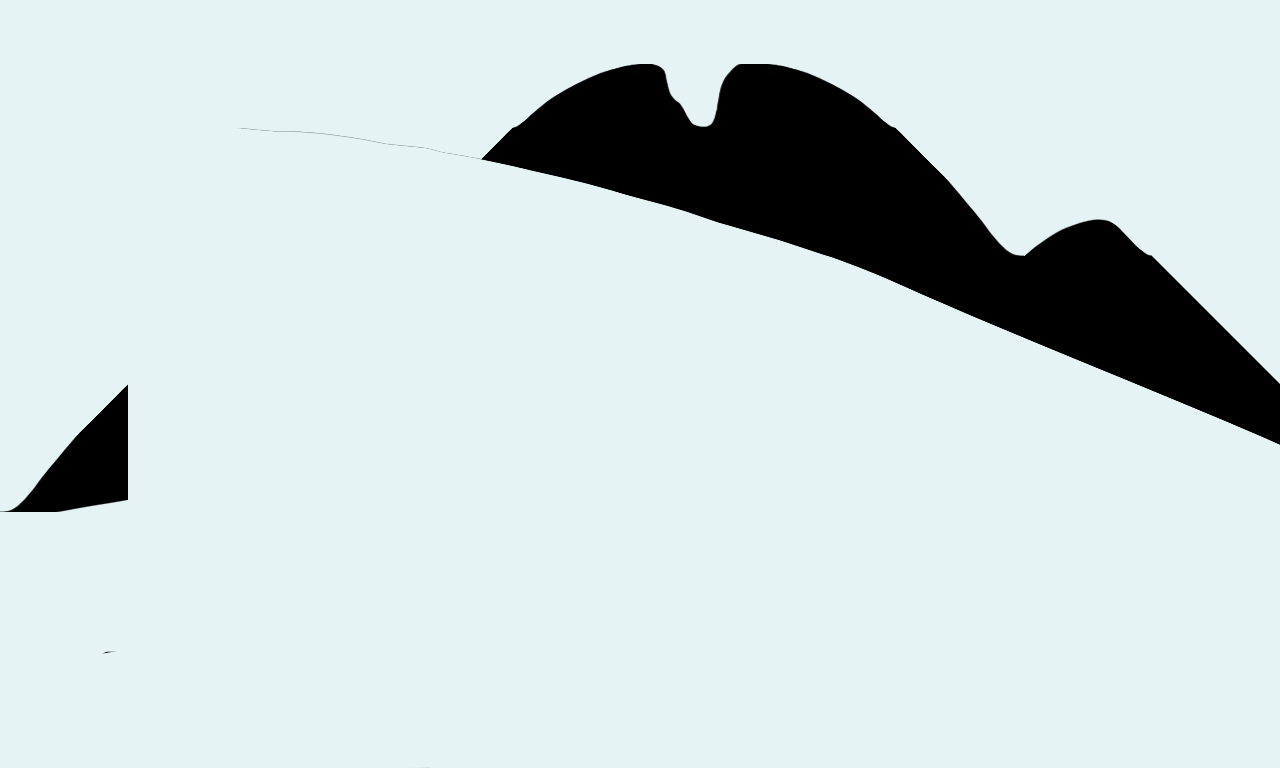

Rendered tile map (Tiled .tmx) drawn with the repository's tilesets; below, a short description and the full map source, tile grids included:
An orthogonal 10x6 tile map with 128x128 px tiles, 1 tile layer (Tile Layer 1), 2 tilesets.

<map version="1.0" tiledversion="1.1.6" orientation="orthogonal" renderorder="right-down" width="10" height="6" tilewidth="128" tileheight="128" infinite="0" nextobjectid="1">
 <tileset firstgid="1" source="MajaTili.tsx" />
 <tileset firstgid="10" source="FloorTiles.tsx" />
 <layer name="Tile Layer 1" width="10" height="6">
  <data encoding="csv">
1,1,1,1,6,8,2147483654,1,1,1,
1,1,3,2,0,0,0,2147483650,3,1,
1,2147483653,0,0,0,0,0,0,0,5,
2,0,0,0,0,0,0,0,0,0,
0,0,0,0,0,0,0,0,0,0,
10,2147483659,0,0,0,0,0,0,0,0
</data>
 </layer>
</map>
